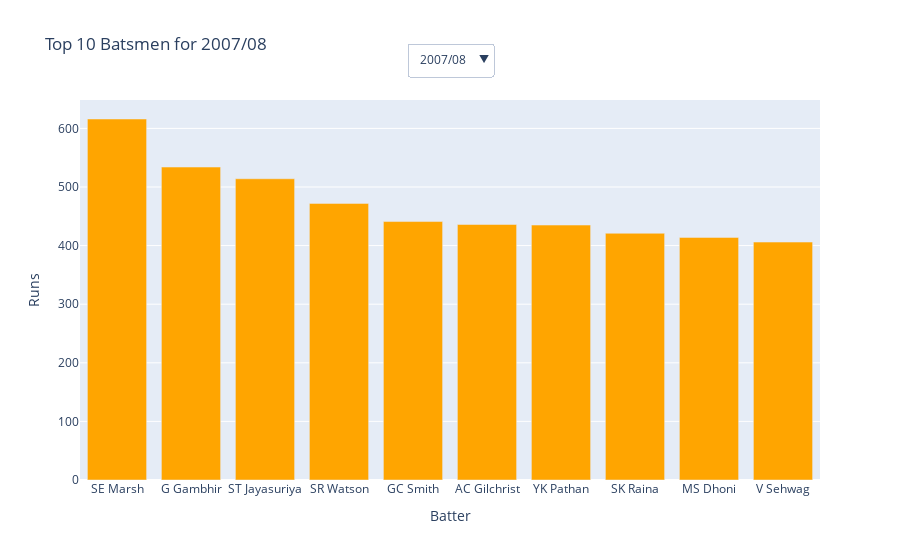

This figure's notebook cell:
### Markdown cell above
#### Step 5: Configure layout and show the figure

We finalize the layout by adding the dropdown menu, setting axis labels, and showing the chart.

### Code cell
fig.update_layout(
    updatemenus=[
        dict(
            active=0,
            buttons=buttons,
            x=0.5,
            xanchor="center",
            y=1.15,
            yanchor="top",
            direction="down"
        )
    ],
    title=f"Top 10 Batsmen for {seasons[0]}",
    xaxis_title="Batter",
    yaxis_title="Runs"
)
# write_html(fig, file='interactive_charts/Top_10_Batsmen_By_Season.html', full_html=True)
fig.show()
# IFrame(src="interactive_charts/Top_10_Batsmen_By_Season.html", width='100%', height=550)

### Figure 1 — Plotly figure (JSON) as saved in the notebook; plotly's stock layout.template omitted (floating-point values rounded to 4 significant figures)
{"data": [{"hovertext": ["Kings XI Punjab", "Delhi Daredevils", "Mumbai Indians", "Rajasthan Royals", "Rajasthan Royals", "Deccan Chargers", "Rajasthan Royals", "Chennai Super Kings", "Chennai Super Kings", "Delhi Daredevils"], "marker": {"color": "orange"}, "name": "2007/08", "type": "bar", "visible": true, "x": ["SE Marsh", "G Gambhir", "ST Jayasuriya", "SR Watson", "GC Smith", "AC Gilchrist", "YK Pathan", "SK Raina", "MS Dhoni", "V Sehwag"], "y": [616, 534, 514, 472, 441, 436, 435, 421, 414, 406]}, {"hovertext": ["Chennai Super Kings", "Deccan Chargers", "Delhi Daredevils", "Chennai Super Kings", "Delhi Daredevils", "Mumbai Indians", "Deccan Chargers", "Kolkata Knight Riders", "Mumbai Indians", "Deccan Chargers"], "marker": {"color": "orange"}, "name": "2009", "type": "bar", "visible": false, "x": ["ML Hayden", "AC Gilchrist", "AB de Villiers", "SK Raina", "TM Dilshan", "JP Duminy", "HH Gibbs", "BJ Hodge", "SR Tendulkar", "RG Sharma"], "y": [572, 495, 465, 434, 418, 372, 371, 365, 364, 362]}, {"hovertext": ["Mumbai Indians", "Royal Challengers Bangalore", "Chennai Super Kings", "Kolkata Knight Riders", "Chennai Super Kings", "Kings XI Punjab", "Deccan Chargers", "Mumbai Indians", "Deccan Chargers", "Rajasthan Royals"], "marker": {"color": "orange"}, "name": "2009/10", "type": "bar", "visible": false, "x": ["SR Tendulkar", "JH Kallis", "SK Raina", "SC Ganguly", "M Vijay", "DPMD Jayawardene", "A Symonds", "SS Tiwary", "RG Sharma", "NV Ojha"], "y": [618, 572, 528, 493, 458, 445, 429, 419, 404, 377]}, {"hovertext": ["Royal Challengers Bangalore", "Royal Challengers Bangalore", "Mumbai Indians", "Kings XI Punjab", "Chennai Super Kings", "Kings XI Punjab", "Chennai Super Kings", "Chennai Super Kings", "Kolkata Knight Riders", "Delhi Daredevils"], "marker": {"color": "orange"}, "name": "2011", "type": "bar", "visible": false, "x": ["CH Gayle", "V Kohli", "SR Tendulkar", "SE Marsh", "MEK Hussey", "PC Valthaty", "SK Raina", "M Vijay", "JH Kallis", "V Sehwag"], "y": [608, 557, 553, 504, 492, 463, 438, 434, 424, 424]}, {"hovertext": ["Royal Challengers Bangalore", "Kolkata Knight Riders", "Deccan Chargers", "Rajasthan Royals", "Delhi Daredevils", "Deccan Chargers", "Rajasthan Royals", "Chennai Super Kings", "Mumbai Indians", "Kings XI Punjab"], "marker": {"color": "orange"}, "name": "2012", "type": "bar", "visible": false, "x": ["CH Gayle", "G Gambhir", "S Dhawan", "AM Rahane", "V Sehwag", "CL White", "R Dravid", "SK Raina", "RG Sharma", "Mandeep Singh"], "y": [733, 590, 569, 560, 495, 479, 462, 441, 433, 432]}, {"hovertext": ["Chennai Super Kings", "Royal Challengers Bangalore", "Royal Challengers Bangalore", "Chennai Super Kings", "Rajasthan Royals", "Mumbai Indians", "Mumbai Indians", "Rajasthan Royals", "Rajasthan Royals", "Chennai Super Kings"], "marker": {"color": "orange"}, "name": "2013", "type": "bar", "visible": false, "x": ["MEK Hussey", "CH Gayle", "V Kohli", "SK Raina", "SR Watson", "RG Sharma", "KD Karthik", "AM Rahane", "R Dravid", "MS Dhoni"], "y": [733, 720, 639, 548, 543, 538, 510, 488, 471, 461]}, {"hovertext": ["Kolkata Knight Riders", "Chennai Super Kings", "Kings XI Punjab", "Sunrisers Hyderabad", "Chennai Super Kings", "Kings XI Punjab", "Kings XI Punjab", "Delhi Daredevils", "Kolkata Knight Riders", "Chennai Super Kings"], "marker": {"color": "orange"}, "name": "2014", "type": "bar", "visible": false, "x": ["RV Uthappa", "DR Smith", "GJ Maxwell", "DA Warner", "SK Raina", "V Sehwag", "DA Miller", "JP Duminy", "MK Pandey", "BB McCullum"], "y": [660, 566, 552, 528, 523, 455, 446, 410, 409, 405]}, {"hovertext": ["Sunrisers Hyderabad", "Rajasthan Royals", "Mumbai Indians", "Royal Challengers Bangalore", "Mumbai Indians", "Royal Challengers Bangalore", "Royal Challengers Bangalore", "Chennai Super Kings", "Mumbai Indians", "Delhi Daredevils"], "marker": {"color": "orange"}, "name": "2015", "type": "bar", "visible": false, "x": ["DA Warner", "AM Rahane", "LMP Simmons", "V Kohli", "RG Sharma", "CH Gayle", "AB de Villiers", "BB McCullum", "KA Pollard", "SS Iyer"], "y": [562, 540, 540, 503, 482, 480, 456, 436, 419, 419]}, {"hovertext": ["Royal Challengers Bangalore", "Sunrisers Hyderabad", "Royal Challengers Bangalore", "Kolkata Knight Riders", "Sunrisers Hyderabad", "Mumbai Indians", "Rising Pune Supergiants", "Kings XI Punjab", "Delhi Daredevils", "Gujarat Lions"], "marker": {"color": "orange"}, "name": "2016", "type": "bar", "visible": false, "x": ["V Kohli", "DA Warner", "AB de Villiers", "G Gambhir", "S Dhawan", "RG Sharma", "AM Rahane", "M Vijay", "Q de Kock", "SK Raina"], "y": [973, 848, 687, 501, 501, 489, 480, 453, 445, 399]}, {"hovertext": ["Sunrisers Hyderabad", "Kolkata Knight Riders", "Sunrisers Hyderabad", "Rising Pune Supergiant", "Gujarat Lions", "Kings XI Punjab", "Kolkata Knight Riders", "Mumbai Indians", "Mumbai Indians", "Rising Pune Supergiant"], "marker": {"color": "orange"}, "name": "2017", "type": "bar", "visible": false, "x": ["DA Warner", "G Gambhir", "S Dhawan", "SPD Smith", "SK Raina", "HM Amla", "MK Pandey", "KA Pollard", "PA Patel", "RA Tripathi"], "y": [641, 498, 479, 472, 442, 420, 396, 395, 395, 391]}, {"hovertext": ["Sunrisers Hyderabad", "Delhi Daredevils", "Kings XI Punjab", "Chennai Super Kings", "Chennai Super Kings", "Rajasthan Royals", "Royal Challengers Bangalore", "Mumbai Indians", "Kolkata Knight Riders", "Sunrisers Hyderabad"], "marker": {"color": "orange"}, "name": "2018", "type": "bar", "visible": false, "x": ["KS Williamson", "RR Pant", "KL Rahul", "AT Rayudu", "SR Watson", "JC Buttler", "V Kohli", "SA Yadav", "KD Karthik", "S Dhawan"], "y": [735, 684, 659, 602, 555, 548, 530, 512, 498, 497]}, {"hovertext": ["Sunrisers Hyderabad", "Kings XI Punjab", "Mumbai Indians", "Delhi Capitals", "Kolkata Knight Riders", "Delhi Capitals", "Kings XI Punjab", "Delhi Capitals", "Sunrisers Hyderabad", "Royal Challengers Bangalore"], "marker": {"color": "orange"}, "name": "2019", "type": "bar", "visible": false, "x": ["DA Warner", "KL Rahul", "Q de Kock", "S Dhawan", "AD Russell", "RR Pant", "CH Gayle", "SS Iyer", "JM Bairstow", "V Kohli"], "y": [692, 593, 529, 521, 514, 494, 490, 467, 445, 439]}, {"hovertext": ["Kings XI Punjab", "Delhi Capitals", "Sunrisers Hyderabad", "Delhi Capitals", "Mumbai Indians", "Mumbai Indians", "Mumbai Indians", "Royal Challengers Bangalore", "Royal Challengers Bangalore", "Royal Challengers Bangalore"], "marker": {"color": "orange"}, "name": "2020/21", "type": "bar", "visible": false, "x": ["KL Rahul", "S Dhawan", "DA Warner", "SS Iyer", "Ishan Kishan", "Q de Kock", "SA Yadav", "D Padikkal", "V Kohli", "AB de Villiers"], "y": [676, 618, 548, 519, 516, 506, 480, 473, 471, 460]}, {"hovertext": ["Chennai Super Kings", "Chennai Super Kings", "Punjab Kings", "Delhi Capitals", "Royal Challengers Bangalore", "Rajasthan Royals", "Delhi Capitals", "Kolkata Knight Riders", "Punjab Kings", "Delhi Capitals"], "marker": {"color": "orange"}, "name": "2021", "type": "bar", "visible": false, "x": ["RD Gaikwad", "F du Plessis", "KL Rahul", "S Dhawan", "GJ Maxwell", "SV Samson", "PP Shaw", "Shubman Gill", "MA Agarwal", "RR Pant"], "y": [635, 633, 626, 587, 513, 484, 479, 478, 441, 424]}, {"hovertext": ["Rajasthan Royals", "Lucknow Super Giants", "Lucknow Super Giants", "Gujarat Titans", "Gujarat Titans", "Gujarat Titans", "Royal Challengers Bangalore", "Punjab Kings", "Rajasthan Royals", "Lucknow Super Giants"], "marker": {"color": "orange"}, "name": "2022", "type": "bar", "visible": false, "x": ["JC Buttler", "KL Rahul", "Q de Kock", "HH Pandya", "Shubman Gill", "DA Miller", "F du Plessis", "S Dhawan", "SV Samson", "DJ Hooda"], "y": [863, 616, 508, 487, 483, 481, 468, 460, 458, 451]}, {"hovertext": ["Gujarat Titans", "Royal Challengers Bangalore", "Chennai Super Kings", "Royal Challengers Bangalore", "Rajasthan Royals", "Mumbai Indians", "Chennai Super Kings", "Delhi Capitals", "Kolkata Knight Riders", "Mumbai Indians"], "marker": {"color": "orange"}, "name": "2023", "type": "bar", "visible": false, "x": ["Shubman Gill", "F du Plessis", "DP Conway", "V Kohli", "YBK Jaiswal", "SA Yadav", "RD Gaikwad", "DA Warner", "RK Singh", "Ishan Kishan"], "y": [890, 730, 672, 639, 625, 605, 590, 516, 474, 454]}, {"hovertext": ["Royal Challengers Bengaluru", "Chennai Super Kings", "Rajasthan Royals", "Sunrisers Hyderabad", "Rajasthan Royals", "Gujarat Titans", "Lucknow Super Giants", "Lucknow Super Giants", "Kolkata Knight Riders", "Sunrisers Hyderabad"], "marker": {"color": "orange"}, "name": "2024", "type": "bar", "visible": false, "x": ["V Kohli", "RD Gaikwad", "R Parag", "TM Head", "SV Samson", "B Sai Sudharsan", "KL Rahul", "N Pooran", "SP Narine", "Abhishek Sharma"], "y": [741, 583, 573, 567, 531, 527, 520, 499, 488, 484]}], "layout": {"title": {"text": "Top 10 Batsmen for 2007/08"}, "updatemenus": [{"active": 0, "buttons": [{"args": [{"visible": [true, false, false, false, false, false, false, false, false, false, false, false, false, false, false, false, false]}, {"title": "Top 10 Batsmen for 2007/08"}], "label": "2007/08", "method": "update"}, {"args": [{"visible": [false, true, false, false, false, false, false, false, false, false, false, false, false, false, false, false, false]}, {"title": "Top 10 Batsmen for 2009"}], "label": "2009", "method": "update"}, {"args": [{"visible": [false, false, true, false, false, false, false, false, false, false, false, false, false, false, false, false, false]}, {"title": "Top 10 Batsmen for 2009/10"}], "label": "2009/10", "method": "update"}, {"args": [{"visible": [false, false, false, true, false, false, false, false, false, false, false, false, false, false, false, false, false]}, {"title": "Top 10 Batsmen for 2011"}], "label": "2011", "method": "update"}, {"args": [{"visible": [false, false, false, false, true, false, false, false, false, false, false, false, false, false, false, false, false]}, {"title": "Top 10 Batsmen for 2012"}], "label": "2012", "method": "update"}, {"args": [{"visible": [false, false, false, false, false, true, false, false, false, false, false, false, false, false, false, false, false]}, {"title": "Top 10 Batsmen for 2013"}], "label": "2013", "method": "update"}, {"args": [{"visible": [false, false, false, false, false, false, true, false, false, false, false, false, false, false, false, false, false]}, {"title": "Top 10 Batsmen for 2014"}], "label": "2014", "method": "update"}, {"args": [{"visible": [false, false, false, false, false, false, false, true, false, false, false, false, false, false, false, false, false]}, {"title": "Top 10 Batsmen for 2015"}], "label": "2015", "method": "update"}, {"args": [{"visible": [false, false, false, false, false, false, false, false, true, false, false, false, false, false, false, false, false]}, {"title": "Top 10 Batsmen for 2016"}], "label": "2016", "method": "update"}, {"args": [{"visible": [false, false, false, false, false, false, false, false, false, true, false, false, false, false, false, false, false]}, {"title": "Top 10 Batsmen for 2017"}], "label": "2017", "method": "update"}, {"args": [{"visible": [false, false, false, false, false, false, false, false, false, false, true, false, false, false, false, false, false]}, {"title": "Top 10 Batsmen for 2018"}], "label": "2018", "method": "update"}, {"args": [{"visible": [false, false, false, false, false, false, false, false, false, false, false, true, false, false, false, false, false]}, {"title": "Top 10 Batsmen for 2019"}], "label": "2019", "method": "update"}, {"args": [{"visible": [false, false, false, false, false, false, false, false, false, false, false, false, true, false, false, false, false]}, {"title": "Top 10 Batsmen for 2020/21"}], "label": "2020/21", "method": "update"}, {"args": [{"visible": [false, false, false, false, false, false, false, false, false, false, false, false, false, true, false, false, false]}, {"title": "Top 10 Batsmen for 2021"}], "label": "2021", "method": "update"}, {"args": [{"visible": [false, false, false, false, false, false, false, false, false, false, false, false, false, false, true, false, false]}, {"title": "Top 10 Batsmen for 2022"}], "label": "2022", "method": "update"}, {"args": [{"visible": [false, false, false, false, false, false, false, false, false, false, false, false, false, false, false, true, false]}, {"title": "Top 10 Batsmen for 2023"}], "label": "2023", "method": "update"}, {"args": [{"visible": [false, false, false, false, false, false, false, false, false, false, false, false, false, false, false, false, true]}, {"title": "Top 10 Batsmen for 2024"}], "label": "2024", "method": "update"}], "direction": "down", "x": 0.5, "xanchor": "center", "y": 1.15, "yanchor": "top"}], "xaxis": {"title": {"text": "Batter"}}, "yaxis": {"title": {"text": "Runs"}}}}
